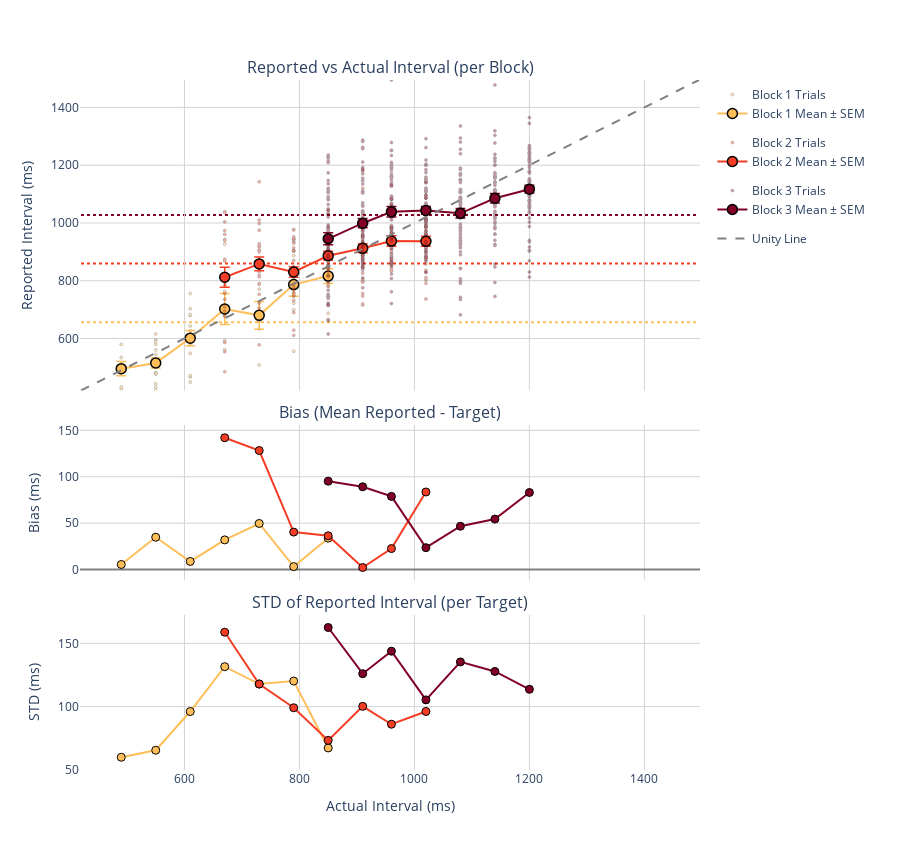

Notebook code cell kept with this figure:
### Code cell
import pandas as pd
import numpy as np
import plotly.graph_objects as go
from plotly.subplots import make_subplots
from matplotlib import cm
import matplotlib.colors as mcolors

# --- Assumes go_df is defined and cleaned ---

# Identify unique blocks
blocks = sorted(go_df['prior_mean'].unique())

# Color setup
cmap = cm.get_cmap('YlOrRd', len(blocks)+1)
ordered_colors = [mcolors.to_hex(cmap(i+1)) for i in range(len(blocks))]

# Axis bounds
min_val = min(go_df['target_interval'].min(), go_df['reproduced_interval'].min())
max_val = max(go_df['target_interval'].max(), go_df['reproduced_interval'].max())

# --- Create subplot layout: 3 rows (trials, bias, std)
fig = make_subplots(
    rows=3, cols=1,
    row_heights=[0.5, 0.25, 0.25],
    shared_xaxes=True,
    vertical_spacing=0.05,
    subplot_titles=[
        'Reported vs Actual Interval (per Block)',
        'Bias (Mean Reported - Target)',
        'STD of Reported Interval (per Target)'
    ]
)

shapes = []

for i, iBlock in enumerate(blocks):
    block_df = go_df[go_df['prior_mean'] == iBlock]

    # Mean ± SEM summary
    summary = (
        block_df
        .groupby('target_interval')
        .agg(
            mean_repro=('reproduced_interval', 'mean'),
            sem_repro=('reproduced_interval', lambda x: x.std(ddof=1) / np.sqrt(len(x))),
            std_repro=('reproduced_interval', 'std')
        )
        .reset_index()
    )

    # --- Raw trials (row 1) ---
    fig.add_trace(
        go.Scatter(
            x=block_df['target_interval'],
            y=block_df['reproduced_interval'],
            mode='markers',
            name=f'Block {i+1} Trials',
            marker=dict(color=ordered_colors[i], size=3, line=dict(width=0.5, color='black')),
            opacity=0.4,
            legendgroup=f'block_{i}'
        ),
        row=1, col=1
    )

    # --- Mean ± SEM (row 1) ---
    fig.add_trace(
        go.Scatter(
            x=summary['target_interval'],
            y=summary['mean_repro'],
            error_y=dict(
                type='data',
                array=summary['sem_repro'],
                visible=True,
                thickness=1.5,
                width=5
            ),
            mode='lines+markers',
            name=f'Block {i+1} Mean ± SEM',
            marker=dict(color=ordered_colors[i], size=10, line=dict(color='black', width=1.5)),
            line=dict(color=ordered_colors[i], width=2),
            legendgroup=f'block_{i}'
        ),
        row=1, col=1
    )

    # --- Horizontal line at mean target interval (row 1 shape) ---
    mean_target = block_df['target_interval'].mean()
    shapes.append(dict(
        type="line",
        
        x0=min_val, x1=max_val,
        y0=mean_target, y1=mean_target,
        line=dict(color=ordered_colors[i], width=2, dash='dot'),
        layer='below'
    ))

    # --- Bias Plot (row 2) ---
    bias = np.abs(summary['mean_repro'] - summary['target_interval'])
    fig.add_trace(
        go.Scatter(
            x=summary['target_interval'],
            y=bias,
            mode='lines+markers',
            name=f'Block {i+1} Bias',
            marker=dict(color=ordered_colors[i], size=8, line=dict(color='black', width=1)),
            line=dict(color=ordered_colors[i], width=2),
            legendgroup=f'block_{i}',
            showlegend=False
        ),
        row=2, col=1
    )

    # --- STD Plot (row 3) ---
    fig.add_trace(
        go.Scatter(
            x=summary['target_interval'],
            y=summary['std_repro'],
            mode='lines+markers',
            name=f'Block {i+1} STD',
            marker=dict(color=ordered_colors[i], size=8, line=dict(color='black', width=1)),
            line=dict(color=ordered_colors[i], width=2),
            legendgroup=f'block_{i}',
            showlegend=False
        ),
        row=3, col=1
    )

# --- Unity line on row 1 ---
fig.add_trace(
    go.Scatter(
        x=[min_val, max_val],
        y=[min_val, max_val],
        mode='lines',
        name='Unity Line',
        line=dict(dash='dash', color='gray', width=2),
        showlegend=True
    ),
    row=1, col=1
)

# --- Final layout ---
fig.update_layout(
    width=900,
    height=850,
    margin=dict(l=80, r=200, t=80, b=80),
    plot_bgcolor='white',
    legend=dict(x=1.02, y=1),
    shapes=shapes
)

# --- Axes labels ---
fig.update_xaxes(title='Actual Interval (ms)', row=3, col=1)
fig.update_yaxes(title='Reported Interval (ms)', row=1, col=1, range=[min_val, max_val])
fig.update_yaxes(title='Bias (ms)', row=2, col=1, zeroline=True, zerolinecolor='gray', zerolinewidth=2)
fig.update_yaxes(title='STD (ms)', row=3, col=1)

fig.update_xaxes(showgrid=True, gridcolor='lightgray')
fig.update_yaxes(showgrid=True, gridcolor='lightgray')

# Show plot
fig.show()

### Figure 1 — Plotly figure (JSON) as saved in the notebook; plotly's stock layout.template omitted (floating-point values rounded to 4 significant figures; data arrays with more than 128 entries replaced by an {"elided": "..."} marker saying what was removed)
{"data": [{"legendgroup": "block_0", "marker": {"color": "#febf5a", "line": {"color": "black", "width": 0.5}, "size": 3}, "mode": "markers", "name": "Block 1 Trials", "opacity": 0.4, "type": "scatter", "x": [490, 490, 490, 490, 490, 490, 550, 550, 550, 550, 550, 550, 550, 550, 550, 550, 550, 550, 550, 550, 610, 610, 610, 610, 610, 610, 610, 610, 610, 610, 610, 610, 610, 670, 670, 670, 670, 670, 670, 730, 730, 730, 730, 730, 730, 790, 790, 790, 790, 790, 790, 790, 790, 790, 850, 850, 850, 850, 850, 850, 850], "xaxis": "x", "y": [510, 580, 424, 493, 432, 534, 443, 420, 580, 478, 594, 591, 515, 482, 478, 560, 545, 479, 431, 616, 600, 610, 449, 467, 643, 578, 703, 756, 549, 472, 626, 680, 683, 927, 686, 562, 681, 593, 763, 660, 633, 771, 849, 508, 661, 814, 746, 941, 700, 556, 811, 904, 722, 887, 825, 879, 830, 888, 687, 821, 783], "yaxis": "y"}, {"error_y": {"array": [24.48, 17.5, 26.65, 53.7, 48.1, 40.06, 25.44], "thickness": 1.5, "type": "data", "visible": true, "width": 5}, "legendgroup": "block_0", "line": {"color": "#febf5a", "width": 2}, "marker": {"color": "#febf5a", "line": {"color": "black", "width": 1.5}, "size": 10}, "mode": "lines+markers", "name": "Block 1 Mean ± SEM", "type": "scatter", "x": [490, 550, 610, 670, 730, 790, 850], "xaxis": "x", "y": [495.5, 515.1, 601.2, 702, 680.3, 786.8, 816.1], "yaxis": "y"}, {"legendgroup": "block_0", "line": {"color": "#febf5a", "width": 2}, "marker": {"color": "#febf5a", "line": {"color": "black", "width": 1}, "size": 8}, "mode": "lines+markers", "name": "Block 1 Bias", "showlegend": false, "type": "scatter", "x": [490, 550, 610, 670, 730, 790, 850], "xaxis": "x2", "y": [5.5, 34.86, 8.769, 32, 49.67, 3.222, 33.86], "yaxis": "y2"}, {"legendgroup": "block_0", "line": {"color": "#febf5a", "width": 2}, "marker": {"color": "#febf5a", "line": {"color": "black", "width": 1}, "size": 8}, "mode": "lines+markers", "name": "Block 1 STD", "showlegend": false, "type": "scatter", "x": [490, 550, 610, 670, 730, 790, 850], "xaxis": "x3", "y": [59.97, 65.49, 96.09, 131.5, 117.8, 120.2, 67.31], "yaxis": "y3"}, {"legendgroup": "block_1", "marker": {"color": "#f43d25", "line": {"color": "black", "width": 0.5}, "size": 3}, "mode": "markers", "name": "Block 2 Trials", "opacity": 0.4, "type": "scatter", "x": {"elided": "192 int values"}, "xaxis": "x", "y": {"elided": "192 int values"}, "yaxis": "y"}, {"error_y": {"array": [34.65, 24.06, 18.4, 15.28, 15.46, 18.35, 17.27], "thickness": 1.5, "type": "data", "visible": true, "width": 5}, "legendgroup": "block_1", "line": {"color": "#f43d25", "width": 2}, "marker": {"color": "#f43d25", "line": {"color": "black", "width": 1.5}, "size": 10}, "mode": "lines+markers", "name": "Block 2 Mean ± SEM", "type": "scatter", "x": [670, 730, 790, 850, 910, 960, 1020], "xaxis": "x", "y": [812, 858.2, 830.4, 886.4, 912.3, 937.4, 936.4], "yaxis": "y"}, {"legendgroup": "block_1", "line": {"color": "#f43d25", "width": 2}, "marker": {"color": "#f43d25", "line": {"color": "black", "width": 1}, "size": 8}, "mode": "lines+markers", "name": "Block 2 Bias", "showlegend": false, "type": "scatter", "x": [670, 730, 790, 850, 910, 960, 1020], "xaxis": "x2", "y": [142, 128.2, 40.38, 36.39, 2.262, 22.64, 83.61], "yaxis": "y2"}, {"legendgroup": "block_1", "line": {"color": "#f43d25", "width": 2}, "marker": {"color": "#f43d25", "line": {"color": "black", "width": 1}, "size": 8}, "mode": "lines+markers", "name": "Block 2 STD", "showlegend": false, "type": "scatter", "x": [670, 730, 790, 850, 910, 960, 1020], "xaxis": "x3", "y": [158.8, 117.9, 99.08, 73.3, 100.2, 86.06, 96.14], "yaxis": "y3"}, {"legendgroup": "block_2", "marker": {"color": "#800026", "line": {"color": "black", "width": 0.5}, "size": 3}, "mode": "markers", "name": "Block 3 Trials", "opacity": 0.4, "type": "scatter", "x": {"elided": "448 int values"}, "xaxis": "x", "y": {"elided": "448 int values"}, "yaxis": "y"}, {"error_y": {"array": [20.98, 15.88, 17.97, 13.37, 16.53, 16.64, 13.3], "thickness": 1.5, "type": "data", "visible": true, "width": 5}, "legendgroup": "block_2", "line": {"color": "#800026", "width": 2}, "marker": {"color": "#800026", "line": {"color": "black", "width": 1.5}, "size": 10}, "mode": "lines+markers", "name": "Block 3 Mean ± SEM", "type": "scatter", "x": [850, 910, 960, 1020, 1080, 1140, 1200], "xaxis": "x", "y": [945.2, 999.2, 1039.0, 1044.0, 1033.0, 1086.0, 1117.0], "yaxis": "y"}, {"legendgroup": "block_2", "line": {"color": "#800026", "width": 2}, "marker": {"color": "#800026", "line": {"color": "black", "width": 1}, "size": 8}, "mode": "lines+markers", "name": "Block 3 Bias", "showlegend": false, "type": "scatter", "x": [850, 910, 960, 1020, 1080, 1140, 1200], "xaxis": "x2", "y": [95.25, 89.19, 78.86, 23.6, 46.67, 54.39, 83.04], "yaxis": "y2"}, {"legendgroup": "block_2", "line": {"color": "#800026", "width": 2}, "marker": {"color": "#800026", "line": {"color": "black", "width": 1}, "size": 8}, "mode": "lines+markers", "name": "Block 3 STD", "showlegend": false, "type": "scatter", "x": [850, 910, 960, 1020, 1080, 1140, 1200], "xaxis": "x3", "y": [162.5, 126.0, 143.8, 105.3, 135.3, 127.8, 113.7], "yaxis": "y3"}, {"line": {"color": "gray", "dash": "dash", "width": 2}, "mode": "lines", "name": "Unity Line", "showlegend": true, "type": "scatter", "x": [420, 1495], "xaxis": "x", "y": [420, 1495], "yaxis": "y"}], "layout": {"annotations": [{"font": {"size": 16}, "showarrow": false, "text": "Reported vs Actual Interval (per Block)", "x": 0.5, "xanchor": "center", "xref": "paper", "y": 1, "yanchor": "bottom", "yref": "paper"}, {"font": {"size": 16}, "showarrow": false, "text": "Bias (Mean Reported - Target)", "x": 0.5, "xanchor": "center", "xref": "paper", "y": 0.5, "yanchor": "bottom", "yref": "paper"}, {"font": {"size": 16}, "showarrow": false, "text": "STD of Reported Interval (per Target)", "x": 0.5, "xanchor": "center", "xref": "paper", "y": 0.225, "yanchor": "bottom", "yref": "paper"}], "height": 850, "legend": {"x": 1.02, "y": 1}, "margin": {"b": 80, "l": 80, "r": 200, "t": 80}, "plot_bgcolor": "white", "shapes": [{"layer": "below", "line": {"color": "#febf5a", "dash": "dot", "width": 2}, "type": "line", "x0": 420, "x1": 1495, "y0": 656.2, "y1": 656.2}, {"layer": "below", "line": {"color": "#f43d25", "dash": "dot", "width": 2}, "type": "line", "x0": 420, "x1": 1495, "y0": 859.4, "y1": 859.4}, {"layer": "below", "line": {"color": "#800026", "dash": "dot", "width": 2}, "type": "line", "x0": 420, "x1": 1495, "y0": 1027.0, "y1": 1027.0}], "width": 900, "xaxis": {"anchor": "y", "domain": [0, 1], "gridcolor": "lightgray", "matches": "x3", "showgrid": true, "showticklabels": false}, "xaxis2": {"anchor": "y2", "domain": [0, 1], "gridcolor": "lightgray", "matches": "x3", "showgrid": true, "showticklabels": false}, "xaxis3": {"anchor": "y3", "domain": [0, 1], "gridcolor": "lightgray", "showgrid": true, "title": {"text": "Actual Interval (ms)"}}, "yaxis": {"anchor": "x", "domain": [0.55, 1], "gridcolor": "lightgray", "range": [420, 1495], "showgrid": true, "title": {"text": "Reported Interval (ms)"}}, "yaxis2": {"anchor": "x2", "domain": [0.275, 0.5], "gridcolor": "lightgray", "showgrid": true, "title": {"text": "Bias (ms)"}, "zeroline": true, "zerolinecolor": "gray", "zerolinewidth": 2}, "yaxis3": {"anchor": "x3", "domain": [0, 0.225], "gridcolor": "lightgray", "showgrid": true, "title": {"text": "STD (ms)"}}}}
